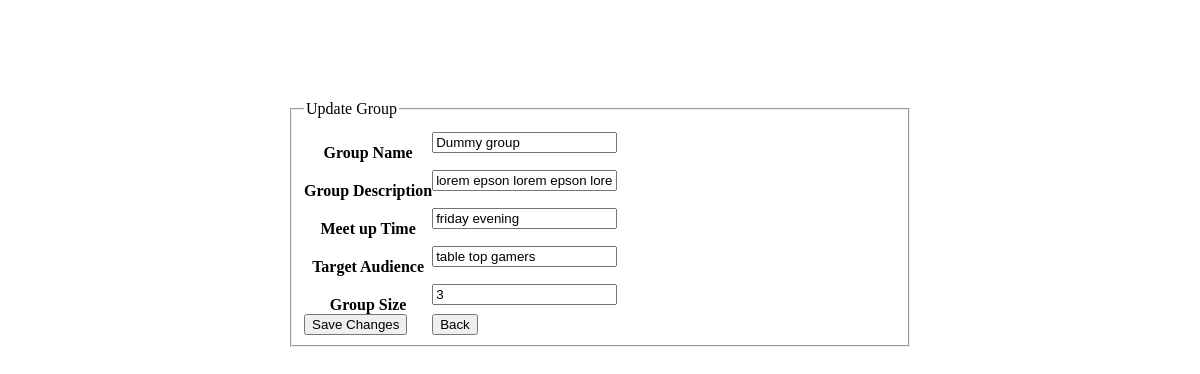
The page /update.php?id=1 on the database as committed earlier.
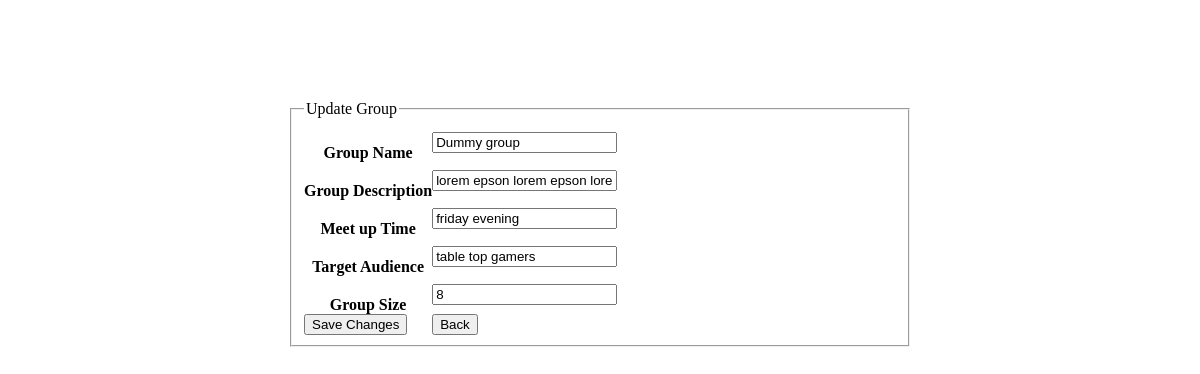
The same page on the database as committed later.
### tables this page shows
CREATE TABLE `groups` (
  `groups_id` int(11) NOT NULL,
  `group_name` varchar(50) NOT NULL,
  `description` varchar(255) DEFAULT NULL,
  `scheduling` varchar(255) NOT NULL,
  `target_audience` varchar(200) NOT NULL,
  `open_spots` int(11) NOT NULL,
  `fk_games_id` int(11) DEFAULT NULL
);

### update.php (the view, shortened to what this page needs)
<?php
require_once 'actions/db_connect.php';
if($_GET['id']) {
    $id = $_GET['id'];
    $sql = "SELECT * FROM groups WHERE groups_id = {$id}";
    $result = $conn->query($sql);
    $data = $result->fetch_assoc();
?>
<!DOCTYPE HTML>
<html>
<head>
</head>
<body>
<fieldset>
    <legend>Update Group</legend>
    <form action="actions/a_update.php" method="post">
        <table cellspacing="0" cellpadding="0">
            <tr>
                <th>Group Name</th>
                <td><input type="text" name="groupname" placeholder="New group name" value="<?php echo $data['group_name'] ?>" /></td>
            </tr>
            <tr>
                <th>Group Description</th>
                <td><input type="text" name="description" placeholder="description" value="<?php echo $data['description'] ?>" /></td>
            </tr>
            <tr>
                <th>Meet up Time</th>
                <td><input type="text" name="scheduling" placeholder="eg. every thursday at 4pm" value="<?php echo $data['scheduling'] ?>" /></td>
            </tr>
            <tr>
                <th>Target Audience</th>
                <td><input type="text" name="targetaudience" placeholder="Experience level or age" value="<?php echo $data['target_audience'] ?>" /></td>
            </tr>
            <tr>
                <th>Group Size</th>
                <td><input type="text" name="groupsize" placeholder="min or max amount of people" value="<?php echo $data['open_spots'] ?>" /></td>
            </tr>
            <tr>
                <td><button type="submit">Save Changes</button></td>
                <td><a href="home.php"><button type="button">Back</button></a></td>
            </tr>
        </table>
    </form>
</fieldset>
</body>
</html>
<?php
}
?>

Rows that differ between the two databases and show on the page:
changed groups "Dummy group": groupsize "3" → "8"
